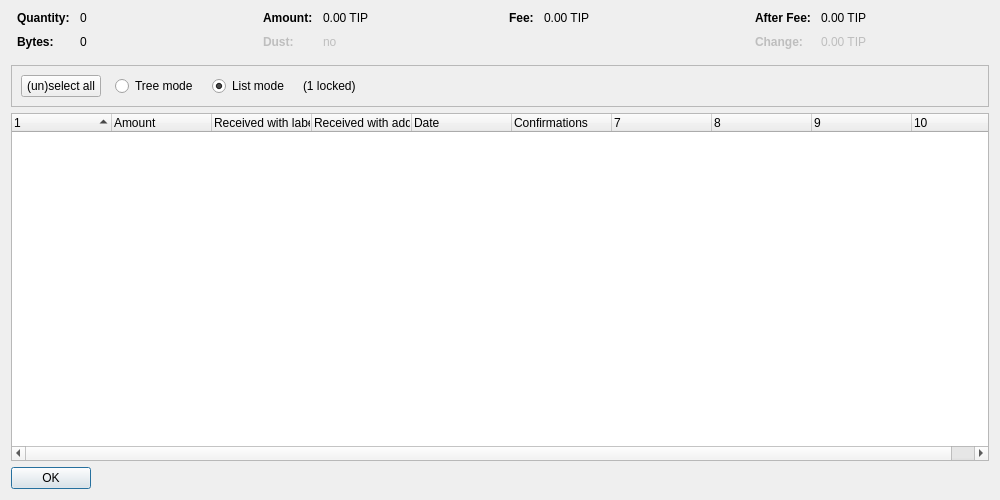
<?xml version="1.0" encoding="UTF-8"?>
<ui version="4.0">
 <class>CoinControlDialog</class>
 <widget class="QDialog" name="CoinControlDialog">
  <property name="geometry">
   <rect>
    <x>0</x>
    <y>0</y>
    <width>1000</width>
    <height>500</height>
   </rect>
  </property>
  <property name="windowTitle">
   <string>Coin Selection</string>
  </property>
  <layout class="QVBoxLayout" name="verticalLayout">
   <item>
    <layout class="QHBoxLayout" name="horizontalLayoutTop" stretch="0,0,0,0">
     <property name="topMargin">
      <number>0</number>
     </property>
     <property name="bottomMargin">
      <number>10</number>
     </property>
     <item>
      <layout class="QFormLayout" name="formLayoutCoinControl1">
       <property name="horizontalSpacing">
        <number>10</number>
       </property>
       <property name="verticalSpacing">
        <number>10</number>
       </property>
       <property name="leftMargin">
        <number>6</number>
       </property>
       <property name="rightMargin">
        <number>6</number>
       </property>
       <item row="0" column="0">
        <widget class="QLabel" name="labelCoinControlQuantityText">
         <property name="font">
          <font>
           <weight>75</weight>
           <bold>true</bold>
          </font>
         </property>
         <property name="text">
          <string>Quantity:</string>
         </property>
        </widget>
       </item>
       <item row="0" column="1">
        <widget class="QLabel" name="labelCoinControlQuantity">
         <property name="cursor">
          <cursorShape>IBeamCursor</cursorShape>
         </property>
         <property name="contextMenuPolicy">
          <enum>Qt::ActionsContextMenu</enum>
         </property>
         <property name="text">
          <string notr="true">0</string>
         </property>
         <property name="textInteractionFlags">
          <set>Qt::LinksAccessibleByMouse|Qt::TextSelectableByKeyboard|Qt::TextSelectableByMouse</set>
         </property>
        </widget>
       </item>
       <item row="1" column="0">
        <widget class="QLabel" name="labelCoinControlBytesText">
         <property name="font">
          <font>
           <weight>75</weight>
           <bold>true</bold>
          </font>
         </property>
         <property name="text">
          <string>Bytes:</string>
         </property>
        </widget>
       </item>
       <item row="1" column="1">
        <widget class="QLabel" name="labelCoinControlBytes">
         <property name="cursor">
          <cursorShape>IBeamCursor</cursorShape>
         </property>
         <property name="contextMenuPolicy">
          <enum>Qt::ActionsContextMenu</enum>
         </property>
         <property name="text">
          <string notr="true">0</string>
         </property>
         <property name="textInteractionFlags">
          <set>Qt::LinksAccessibleByMouse|Qt::TextSelectableByKeyboard|Qt::TextSelectableByMouse</set>
         </property>
        </widget>
       </item>
      </layout>
     </item>
     <item>
      <layout class="QFormLayout" name="formLayoutCoinControl2">
       <property name="horizontalSpacing">
        <number>10</number>
       </property>
       <property name="verticalSpacing">
        <number>10</number>
       </property>
       <property name="leftMargin">
        <number>6</number>
       </property>
       <property name="rightMargin">
        <number>6</number>
       </property>
       <item row="0" column="0">
        <widget class="QLabel" name="labelCoinControlAmountText">
         <property name="font">
          <font>
           <weight>75</weight>
           <bold>true</bold>
          </font>
         </property>
         <property name="text">
          <string>Amount:</string>
         </property>
        </widget>
       </item>
       <item row="0" column="1">
        <widget class="QLabel" name="labelCoinControlAmount">
         <property name="cursor">
          <cursorShape>IBeamCursor</cursorShape>
         </property>
         <property name="contextMenuPolicy">
          <enum>Qt::ActionsContextMenu</enum>
         </property>
         <property name="text">
          <string notr="true">0.00 TIP</string>
         </property>
         <property name="textInteractionFlags">
          <set>Qt::LinksAccessibleByMouse|Qt::TextSelectableByKeyboard|Qt::TextSelectableByMouse</set>
         </property>
        </widget>
       </item>
       <item row="1" column="0">
        <widget class="QLabel" name="labelCoinControlLowOutputText">
         <property name="enabled">
          <bool>false</bool>
         </property>
         <property name="font">
          <font>
           <weight>75</weight>
           <bold>true</bold>
          </font>
         </property>
         <property name="text">
          <string>Dust:</string>
         </property>
        </widget>
       </item>
       <item row="1" column="1">
        <widget class="QLabel" name="labelCoinControlLowOutput">
         <property name="enabled">
          <bool>false</bool>
         </property>
         <property name="cursor">
          <cursorShape>IBeamCursor</cursorShape>
         </property>
         <property name="contextMenuPolicy">
          <enum>Qt::ActionsContextMenu</enum>
         </property>
         <property name="text">
          <string notr="true">no</string>
         </property>
         <property name="textInteractionFlags">
          <set>Qt::LinksAccessibleByMouse|Qt::TextSelectableByKeyboard|Qt::TextSelectableByMouse</set>
         </property>
        </widget>
       </item>
      </layout>
     </item>
     <item>
      <layout class="QFormLayout" name="formLayoutCoinControl3">
       <property name="horizontalSpacing">
        <number>10</number>
       </property>
       <property name="verticalSpacing">
        <number>10</number>
       </property>
       <property name="leftMargin">
        <number>6</number>
       </property>
       <property name="rightMargin">
        <number>6</number>
       </property>
       <item row="0" column="0">
        <widget class="QLabel" name="labelCoinControlFeeText">
         <property name="font">
          <font>
           <weight>75</weight>
           <bold>true</bold>
          </font>
         </property>
         <property name="text">
          <string>Fee:</string>
         </property>
        </widget>
       </item>
       <item row="0" column="1">
        <widget class="QLabel" name="labelCoinControlFee">
         <property name="cursor">
          <cursorShape>IBeamCursor</cursorShape>
         </property>
         <property name="contextMenuPolicy">
          <enum>Qt::ActionsContextMenu</enum>
         </property>
         <property name="text">
          <string notr="true">0.00 TIP</string>
         </property>
         <property name="textInteractionFlags">
          <set>Qt::LinksAccessibleByMouse|Qt::TextSelectableByKeyboard|Qt::TextSelectableByMouse</set>
         </property>
        </widget>
       </item>
      </layout>
     </item>
     <item>
      <layout class="QFormLayout" name="formLayoutCoinControl4">
       <property name="horizontalSpacing">
        <number>10</number>
       </property>
       <property name="verticalSpacing">
        <number>10</number>
       </property>
       <property name="leftMargin">
        <number>6</number>
       </property>
       <property name="rightMargin">
        <number>6</number>
       </property>
       <item row="0" column="0">
        <widget class="QLabel" name="labelCoinControlAfterFeeText">
         <property name="font">
          <font>
           <weight>75</weight>
           <bold>true</bold>
          </font>
         </property>
         <property name="text">
          <string>After Fee:</string>
         </property>
        </widget>
       </item>
       <item row="0" column="1">
        <widget class="QLabel" name="labelCoinControlAfterFee">
         <property name="cursor">
          <cursorShape>IBeamCursor</cursorShape>
         </property>
         <property name="contextMenuPolicy">
          <enum>Qt::ActionsContextMenu</enum>
         </property>
         <property name="text">
          <string notr="true">0.00 TIP</string>
         </property>
         <property name="textInteractionFlags">
          <set>Qt::LinksAccessibleByMouse|Qt::TextSelectableByKeyboard|Qt::TextSelectableByMouse</set>
         </property>
        </widget>
       </item>
       <item row="1" column="0">
        <widget class="QLabel" name="labelCoinControlChangeText">
         <property name="enabled">
          <bool>false</bool>
         </property>
         <property name="font">
          <font>
           <weight>75</weight>
           <bold>true</bold>
          </font>
         </property>
         <property name="text">
          <string>Change:</string>
         </property>
        </widget>
       </item>
       <item row="1" column="1">
        <widget class="QLabel" name="labelCoinControlChange">
         <property name="enabled">
          <bool>false</bool>
         </property>
         <property name="cursor">
          <cursorShape>IBeamCursor</cursorShape>
         </property>
         <property name="contextMenuPolicy">
          <enum>Qt::ActionsContextMenu</enum>
         </property>
         <property name="text">
          <string notr="true">0.00 TIP</string>
         </property>
         <property name="textInteractionFlags">
          <set>Qt::LinksAccessibleByMouse|Qt::TextSelectableByKeyboard|Qt::TextSelectableByMouse</set>
         </property>
        </widget>
       </item>
      </layout>
     </item>
    </layout>
   </item>
   <item>
    <widget class="QFrame" name="frame">
     <property name="minimumSize">
      <size>
       <width>0</width>
       <height>40</height>
      </size>
     </property>
     <property name="frameShape">
      <enum>QFrame::StyledPanel</enum>
     </property>
     <property name="frameShadow">
      <enum>QFrame::Sunken</enum>
     </property>
     <layout class="QHBoxLayout" name="horizontalLayout">
      <item>
       <layout class="QHBoxLayout" name="horizontalLayoutPanel" stretch="0,0,0,0,0">
        <property name="spacing">
         <number>14</number>
        </property>
        <item>
         <widget class="QPushButton" name="pushButtonSelectAll">
          <property name="sizePolicy">
           <sizepolicy hsizetype="Maximum" vsizetype="Fixed">
            <horstretch>0</horstretch>
            <verstretch>0</verstretch>
           </sizepolicy>
          </property>
          <property name="text">
           <string>(un)select all</string>
          </property>
          <property name="autoDefault">
           <bool>false</bool>
          </property>
         </widget>
        </item>
        <item>
         <widget class="QRadioButton" name="radioTreeMode">
          <property name="sizePolicy">
           <sizepolicy hsizetype="Maximum" vsizetype="Fixed">
            <horstretch>0</horstretch>
            <verstretch>0</verstretch>
           </sizepolicy>
          </property>
          <property name="text">
           <string>Tree mode</string>
          </property>
         </widget>
        </item>
        <item>
         <widget class="QRadioButton" name="radioListMode">
          <property name="sizePolicy">
           <sizepolicy hsizetype="Maximum" vsizetype="Fixed">
            <horstretch>0</horstretch>
            <verstretch>0</verstretch>
           </sizepolicy>
          </property>
          <property name="text">
           <string>List mode</string>
          </property>
          <property name="checked">
           <bool>true</bool>
          </property>
         </widget>
        </item>
        <item>
         <widget class="QLabel" name="labelLocked">
          <property name="text">
           <string notr="true">(1 locked)</string>
          </property>
         </widget>
        </item>
        <item>
         <spacer name="horizontalSpacer">
          <property name="orientation">
           <enum>Qt::Horizontal</enum>
          </property>
          <property name="sizeHint" stdset="0">
           <size>
            <width>40</width>
            <height>20</height>
           </size>
          </property>
         </spacer>
        </item>
       </layout>
      </item>
     </layout>
    </widget>
   </item>
   <item>
    <widget class="CoinControlTreeWidget" name="treeWidget">
     <property name="contextMenuPolicy">
      <enum>Qt::CustomContextMenu</enum>
     </property>
     <property name="sortingEnabled">
      <bool>false</bool>
     </property>
     <property name="columnCount">
      <number>10</number>
     </property>
     <attribute name="headerShowSortIndicator" stdset="0">
      <bool>true</bool>
     </attribute>
     <attribute name="headerStretchLastSection">
      <bool>false</bool>
     </attribute>
     <column>
      <property name="text">
       <string/>
      </property>
     </column>
     <column>
      <property name="text">
       <string>Amount</string>
      </property>
     </column>
     <column>
      <property name="text">
       <string>Received with label</string>
      </property>
     </column>
     <column>
      <property name="text">
       <string>Received with address</string>
      </property>
     </column>
     <column>
      <property name="text">
       <string>Date</string>
      </property>
     </column>
     <column>
      <property name="text">
       <string>Confirmations</string>
      </property>
      <property name="toolTip">
       <string>Confirmed</string>
      </property>
     </column>
     <column>
      <property name="text">
       <string/>
      </property>
     </column>
     <column>
      <property name="text">
       <string/>
      </property>
     </column>
     <column>
      <property name="text">
       <string/>
      </property>
     </column>
     <column>
      <property name="text">
       <string/>
      </property>
     </column>
    </widget>
   </item>
   <item>
    <widget class="QDialogButtonBox" name="buttonBox">
     <property name="sizePolicy">
      <sizepolicy hsizetype="Maximum" vsizetype="Fixed">
       <horstretch>0</horstretch>
       <verstretch>0</verstretch>
      </sizepolicy>
     </property>
     <property name="orientation">
      <enum>Qt::Horizontal</enum>
     </property>
     <property name="standardButtons">
      <set>QDialogButtonBox::Ok</set>
     </property>
    </widget>
   </item>
  </layout>
 </widget>
 <customwidgets>
  <customwidget>
   <class>CoinControlTreeWidget</class>
   <extends>QTreeWidget</extends>
   <header>qt/coincontroltreewidget.h</header>
  </customwidget>
 </customwidgets>
 <resources/>
 <connections/>
</ui>
